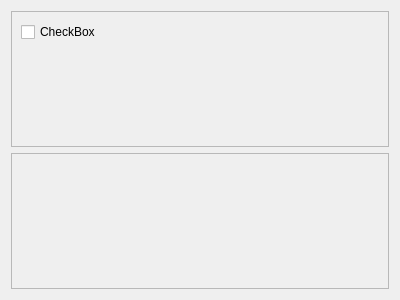
<?xml version="1.0" encoding="UTF-8"?>
<ui version="4.0">
 <class>SliceViewerClass</class>
 <widget class="QWidget" name="SliceViewerClass">
  <property name="geometry">
   <rect>
    <x>0</x>
    <y>0</y>
    <width>400</width>
    <height>300</height>
   </rect>
  </property>
  <property name="windowTitle">
   <string>SliceViewer</string>
  </property>
  <layout class="QVBoxLayout" name="verticalLayout">
   <item>
    <widget class="QFrame" name="frmControls">
     <property name="frameShape">
      <enum>QFrame::StyledPanel</enum>
     </property>
     <property name="frameShadow">
      <enum>QFrame::Raised</enum>
     </property>
     <widget class="QCheckBox" name="checkBox">
      <property name="geometry">
       <rect>
        <x>10</x>
        <y>10</y>
        <width>95</width>
        <height>22</height>
       </rect>
      </property>
      <property name="text">
       <string>CheckBox</string>
      </property>
     </widget>
    </widget>
   </item>
   <item>
    <widget class="QFrame" name="frmPlot">
     <property name="frameShape">
      <enum>QFrame::StyledPanel</enum>
     </property>
     <property name="frameShadow">
      <enum>QFrame::Raised</enum>
     </property>
    </widget>
   </item>
  </layout>
 </widget>
 <layoutdefault spacing="6" margin="11"/>
 <resources/>
 <connections/>
</ui>
